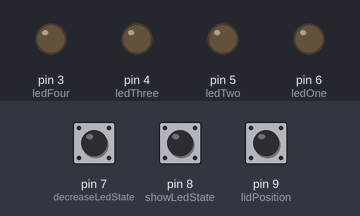
Bench run of a sketch on a simulated Arduino Pro Mini, built with avr-gcc and run on an emulated ATmega328P. On the bench: output pins drawn as LEDs (lit = HIGH). Inputs (shaded band) come from the test bench; at power-on: pin 9 (lidPosition) HIGH, pin 7 (decreaseLedState) HIGH, pin 8 (showLedState) HIGH.

Above: at 8.2 s.
8.3 s: pin 9 (lidPosition) pulled LOW for 0.2 s
At 8.9 s:
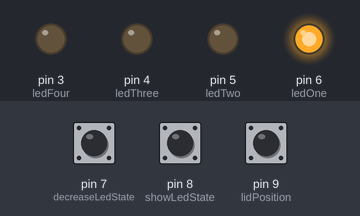
At 18.0 s:
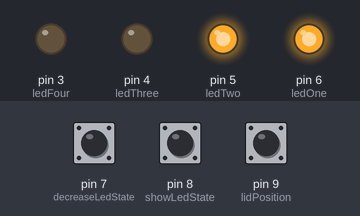
Timing chart, 0 to 19.8 s (numbered marks = the images above; inputs shaded):
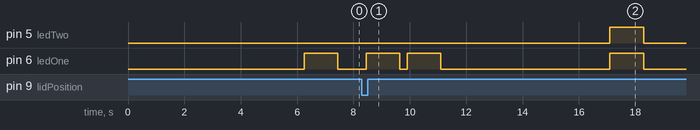

Measured:
- after the input at 8.3 s, pin 5 (ledTwo): LOW → HIGH after 8.8 s, → LOW 1.2 s later; pin 6 (ledOne): goes HIGH 1.2 s, LOW 0.25 s, HIGH 1.2 s, LOW 6.0 s, HIGH 1.2 s, then LOW, starting after 0.15 s

The sketch:

2018-08-KS-Cat-Feed-Counter.ino
```cpp
//************************************************************************************
// KS-Cat-Feed-Counter
//************************************************************************************
// Remark:
// Use linux to upload to Arduino Pro Mini - Windows has problems to recognize the
// uploader-Module sometimes
// open a Linux-Terminal-Window with Ctrl-Alt-t
// execute: sudo chmod 666 /dev/ttyUSB0 // depends on where your com-port is
//
// When the lid of the foodbox is opened for longer than the "minOpeningTime" the
// counter variable "feedingTimes" will be increased.
// There is a status button to light up the LED's according to the "feedingTimes".
// With the decrease button you can decrease the "feedingTimes".
//************************************************************************************
// Libraries
//************************************************************************************
// To save power - as the gadget runs on battery
#include <LowPower.h>
//************************************************************************************
// Configuration variables
//************************************************************************************
// Define after how much time of open food box you want to increase the feedingTimes
int minOpeningTime = 6000;

// The time that the LED's will lighten up on lid openin/closing and on increasing
// or decreasing the "feedingTimes"
int ledLightenUpTime = 1200;

//************************************************************************************
// General variables
//************************************************************************************
// Counter for the amount of feeding times
int feedingTimes = 0;

// To make sure that feedingTimes will only be increased once per lid opening.
boolean upCountDone = false;

// To avoid multiple decreases
boolean decreaseDone = false;

//************************************************************************************
// Inputs and ouputs
//************************************************************************************
// Output definitions
int ledOne = 6;
int ledTwo = 5;
int ledThree = 4;
int ledFour = 3;

// Input definitions
int decreaseLedState = 7;
int showLedState = 8;
int lidPosition = 9;
//************************************************************************************
// General setup
//************************************************************************************
void setup()
{
  // define the output pins
  pinMode(ledOne, OUTPUT);
  pinMode(ledTwo, OUTPUT);
  pinMode(ledThree, OUTPUT);
  pinMode(ledFour, OUTPUT);

  // define the input pins
  pinMode(decreaseLedState, INPUT);
  pinMode(showLedState, INPUT);
  pinMode(lidPosition, INPUT);

  // initialize the output pins
  digitalWrite(ledOne, LOW);
  digitalWrite(ledTwo, LOW);
  digitalWrite(ledThree, LOW);
  digitalWrite(ledFour, LOW);

  // activate pull-up Resistors for switches
  digitalWrite(decreaseLedState, HIGH);
  digitalWrite(showLedState, HIGH);
  digitalWrite(lidPosition, HIGH);
}
//************************************************************************************
// Main program loop
//************************************************************************************
void loop()
{
  // Activate low power consumption
  LowPower.powerDown(SLEEP_250MS, ADC_OFF, BOD_OFF);

  //**********************************************************************************
  // Check if the lid is open for more than minOpeningTime and increase feedingTimes
  //**********************************************************************************
  // Save the Time the lid is opened
  if ((digitalRead(lidPosition)) == HIGH && upCountDone == false)
  {
    // Lighten up the active LED's
    lightenUpLeds(ledLightenUpTime);

    // check if feeding is done
    delay(minOpeningTime);

    if ((digitalRead(lidPosition)) == HIGH)
    {
      if (feedingTimes >= 4)
      {
        feedingTimes = 1;
      }
      else
      {
        feedingTimes = feedingTimes + 1;
      }
      upCountDone = true;

      // Lighten up the active LED's
      lightenUpLeds(ledLightenUpTime);
    }
  }

  // When lid is closed after an upcount the upCountDone has to be set to false
  if ((digitalRead(lidPosition)) == LOW && upCountDone == true)
  {
    upCountDone = false;

    // Lighten up the active LED's
    lightenUpLeds(ledLightenUpTime);
}

  //**********************************************************************************
  // Light up the feedingTimes number of LED's during ledLightenUpTime
  //**********************************************************************************
  if ((digitalRead(showLedState) == LOW))
  {
    // Lighten up the active LED's
    lightenUpLeds(ledLightenUpTime);
  }

  //**********************************************************************************
  // Decrease feedingTimes by button (just for correction)
  //**********************************************************************************
  if (digitalRead(decreaseLedState) == LOW && decreaseDone == false)
  {
    if (feedingTimes >= 1 && feedingTimes <= 4)
    {
      // Decrease the total amount of enlighten LED's
      feedingTimes = feedingTimes - 1;
    }
    else
    {
      feedingTimes = 4;
    }
    decreaseDone = true;

    // Lighten up the active LED's
    lightenUpLeds(ledLightenUpTime);
  }

  if (digitalRead(decreaseLedState) == HIGH && decreaseDone == true)
  {
    decreaseDone = false;
  }
}
//************************************************************************************
// Function to lighten up LED's
//************************************************************************************
void lightenUpLeds(int ledLightenUpTime)
{
  switch (feedingTimes)
  {
    case 1:
      // lighten up LED 1
      digitalWrite(ledOne, HIGH);
      delay(ledLightenUpTime);
      digitalWrite(ledOne, LOW);
      break;
    case 2:
      // lighten up LED 1 and 2
      digitalWrite(ledOne, HIGH);
      digitalWrite(ledTwo, HIGH);
      delay(ledLightenUpTime);
      digitalWrite(ledOne, LOW);
      digitalWrite(ledTwo, LOW);
      break;
    case 3:
      // lighten up LED 1, 2 and 3
      digitalWrite(ledOne, HIGH);
      digitalWrite(ledTwo, HIGH);
      digitalWrite(ledThree, HIGH);
      delay(ledLightenUpTime);
      digitalWrite(ledOne, LOW);
      digitalWrite(ledTwo, LOW);
      digitalWrite(ledThree, LOW);
      break;
    case 4:
      // lighten up LED 1, 2, 3 and 4
      digitalWrite(ledOne, HIGH);
      digitalWrite(ledTwo, HIGH);
      digitalWrite(ledThree, HIGH);
      digitalWrite(ledFour, HIGH);
      delay(ledLightenUpTime);
      digitalWrite(ledOne, LOW);
      digitalWrite(ledTwo, LOW);
      digitalWrite(ledThree, LOW);
      digitalWrite(ledFour, LOW);
      break;
    default:
      // impossible state - don't do anything
      break;
  }
}
//************************************************************************************
```
